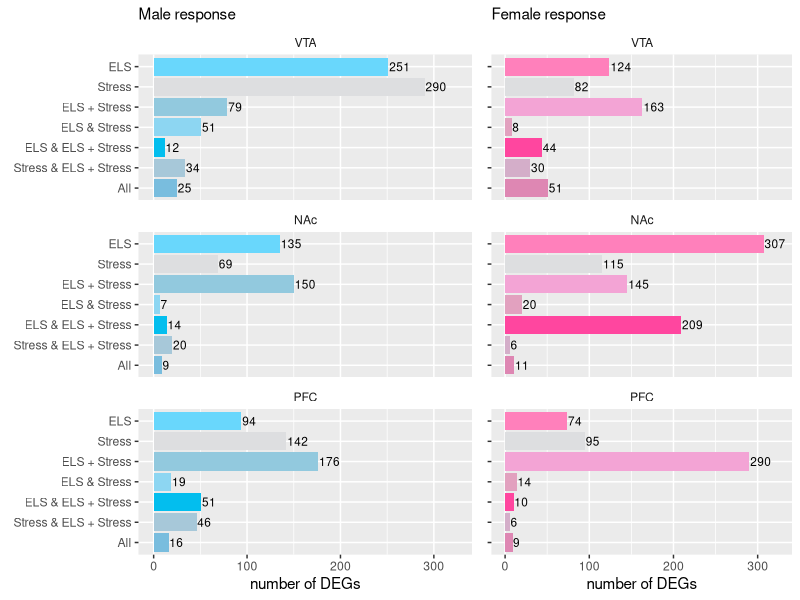

This figure's R source:
## ---- chunk 1
library(ggplot2)
library(dplyr)
library(cowplot)

knitr::opts_chunk$set(fig.path = './')
## ---- chunk 2
fig1venn <- read.csv("fig1venn.csv")
summary(fig1venn)
levels(fig1venn$group)

fig1venn$region <- factor(fig1venn$region, levels = c("VTA", "NAc", "PFC")) 
fig1venn$group <- factor(fig1venn$group, levels = c("All" ,  
                                                       "Stress & ELS + Stress",
                                                       "ELS & ELS + Stress" ,
                                                       "ELS & Stress",
                                                       "ELS + Stress",
                                                       "Stress",
                                                       "ELS" 
                                                       ))


summary(fig1venn)

males <- fig1venn %>% filter(sex == "male") %>% droplevels()
females <- fig1venn %>% filter(sex == "female") %>% droplevels()


m <- ggplot(data=males, aes(x=group, y = number,  fill = group)) + 
  geom_bar(stat="identity")  + 
  coord_flip() + 
  facet_wrap(~region, nrow = 3) +
  scale_x_discrete(drop=FALSE)+
  scale_y_continuous(limits=c(0, 325)) +
  scale_fill_manual(values = c("All" = "#79BDDE",  
                                "Stress & ELS + Stress" = "#A7C8D9",
                                "ELS & ELS + Stress" = "#03BEEE" ,
                                "ELS & Stress" = "#8DD6F2",
                                "ELS + Stress" = "#92C9DE",
                                "Stress" = "#DDDEE0",
                                "ELS" = "#69D7FC" )) +
  geom_text(aes(label=number),size=3, hjust = -0.05) +
  guides(fill = guide_legend(reverse = TRUE)) +
  theme(legend.title = element_blank(),
        legend.position = "none",
        strip.background = element_rect( fill="white")) +
  labs(subtitle = "Male response",
       x = NULL, y = "number of DEGs") 


f <- ggplot(data=females, aes(x=group, y = number,  fill = group)) + 
  geom_bar(stat="identity")  + 
  coord_flip() + 
  facet_wrap(~region, nrow = 3) +
  scale_x_discrete(drop=FALSE)+
  scale_y_continuous(limits=c(0, 325)) +
  scale_fill_manual(values = c("All" = "#DE87B3",  
                                "Stress & ELS + Stress" = "#D4AEC9",
                                "ELS & ELS + Stress" = "#FF469F" ,
                                "ELS & Stress" = "#E2A1BF",
                                "ELS + Stress" = "#F3A4D5",
                                "Stress" = "#DDDEE0",
                                "ELS" = "#FF80BB" )) +
  geom_text(aes(label=number),size=3, hjust = -0.05) +
  guides(fill = guide_legend(reverse = TRUE)) +
  theme(legend.title = element_blank(),
        legend.position = "none",
        axis.text.y=element_blank(),
        strip.background = element_rect( fill="white")) +
  labs(subtitle = "Female response",
       x = NULL, y = "number of DEGs") 


plot_grid(m,f, nrow = 1, rel_widths = c(0.6,0.4))
